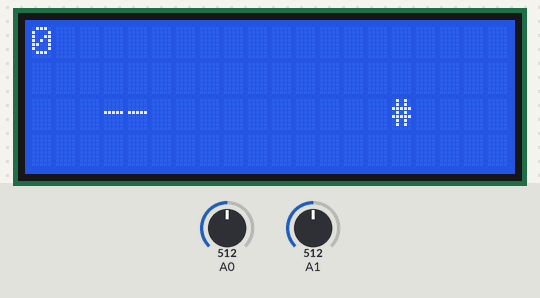
Bench run of a sketch on a simulated Arduino Uno, built with avr-gcc and run on an emulated ATmega328P. On the bench: 20×4 character LCD. Inputs (shaded band) come from the test bench; at power-on: A0 = 512, A1 = 512. Random numbers use the default seed unless the sketch sets one. At 2.1 s the program stops and its outputs stay as they are.

Above: at 0.1 s.
At 1.2 s:
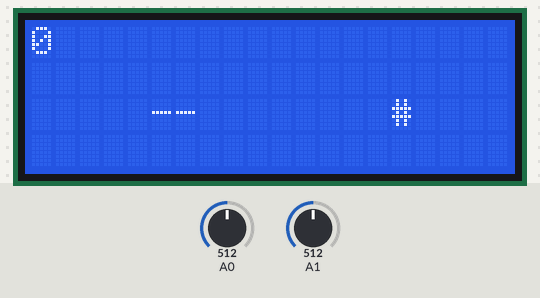
1.3 s: A0 set to 306
At 2.4 s:
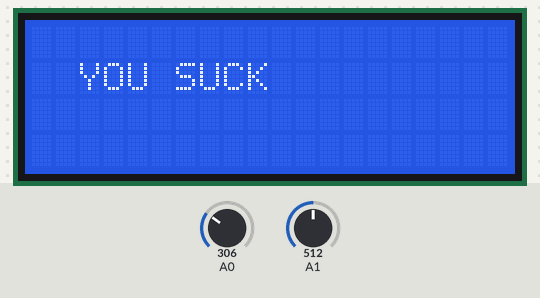
Timing chart, 0 to 3.6 s (numbered marks = the images above; inputs shaded):
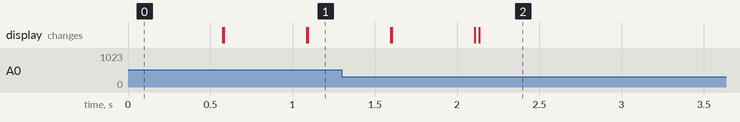

The sketch:

Game.ino
```cpp
#include <Wire.h> // Library for I2C communication
#include <LiquidCrystal_I2C.h> // Library for LCD


LiquidCrystal_I2C lcd = LiquidCrystal_I2C(0x27, 20, 4); // Change to (0x27,20,4) for 20x4 LCD.
int xdata;
int ydata;
int xmap;
int ymap;

int appleh = 15;
int applev = 2;

int snakelength;

int direct = 2;


int snakever[79];
int snakehor[79];
int snakeheadH = 3;
int snakeheadV = 2;


int score = 0;

void setup() {
  pinMode(A0, INPUT);
  pinMode(A1, INPUT);
  lcd.init();
  lcd.backlight();

  snakever[0] = 2;
  snakehor[0] = 2;

  snakelength = 1;
}
void loop() {

  snakemove();
  xdata = analogRead(A0);
  ydata = analogRead(A1);

  xmap = map(xdata, 0, 1023, 0, 255);
  ymap = map(ydata, 0 , 1023, 0, 255);

  if (xmap < 80) {
    direct = 0;
  }
  else if (xmap > 180) {
    direct = 1;
  }
  else if (ymap > 170) {
    direct = 2;
  }
  else if (ymap < 80) {
    direct = 3;
  }

  if (direct == 0) {
    snakeheadV++;
  }
  else if (direct == 1) {
    snakeheadV--;
  }
  else if (direct == 2) {
    snakeheadH++;
  }
  else if (direct == 3) {
    snakeheadH--;
  }

  if (snakeheadH < 0 || snakeheadH > 19 || snakeheadV < 0 || snakeheadV > 3) {
    lcd.clear();
    while (1 == 1) {
      lcd.setCursor(2, 1);
      lcd.print("YOU SUCK");
    }
  }
  snakeapple();
  printapple();
  printsnake();


  delay(500);

  lcd.clear();
}


void printapple() {
  lcd.setCursor(appleh, applev);
  lcd.print("#");

  lcd.setCursor(0, 0);
  lcd.print(score);
}

void snakeapple() {
  if (snakeheadH == appleh && snakeheadV == applev) {
    appleh = random(2, 20);
    applev = random(1, 4);
    score++;
    snakelength++;
  }
}

void printsnake() {
  lcd.setCursor(snakeheadH, snakeheadV);

  lcd.print("-");
  for (int i = 0; i < snakelength; i++) {
    lcd.setCursor(snakehor[i], snakever[i]);

    lcd.print("-");


  }
}

void snakemove() {
  snakehor[0] = snakeheadH;
  snakever[0] = snakeheadV;
  for (int i = snakelength; 0 < i; i--) {
    int x = i - 1;
    snakehor[i] = snakehor[x];
    snakever[i] = snakever[x];
  }
}
```
